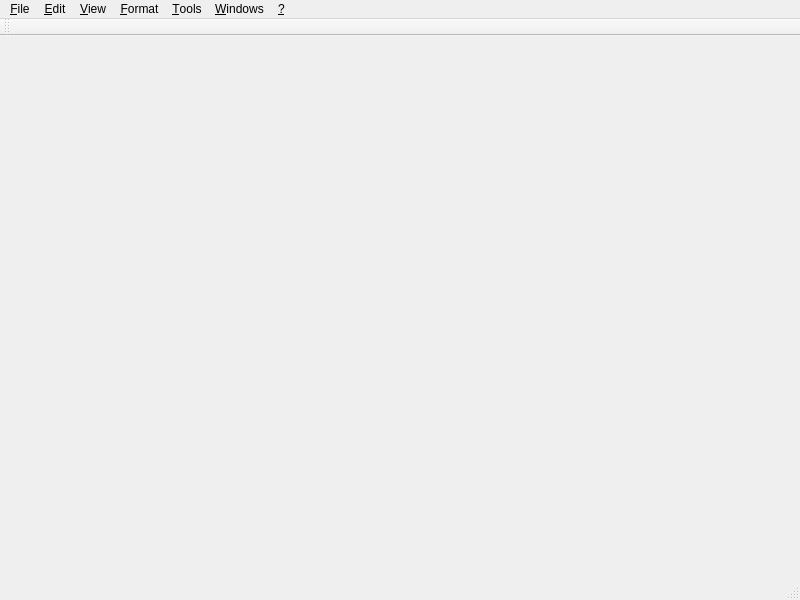
<?xml version="1.0" encoding="UTF-8"?>
<ui version="4.0">
 <class>FrameWorkspace</class>
 <widget class="QMainWindow" name="FrameWorkspace">
  <property name="geometry">
   <rect>
    <x>0</x>
    <y>0</y>
    <width>800</width>
    <height>600</height>
   </rect>
  </property>
  <property name="windowTitle">
   <string>[ScDrv]</string>
  </property>
  <widget class="FrameFile" name="viewMoleculeFile_"/>
  <widget class="QMenuBar" name="barMenu_">
   <property name="geometry">
    <rect>
     <x>0</x>
     <y>0</y>
     <width>800</width>
     <height>21</height>
    </rect>
   </property>
   <widget class="QMenu" name="menuFile_">
    <property name="title">
     <string>&amp;File</string>
    </property>
    <widget class="QMenu" name="menuRecent_">
     <property name="title">
      <string>R&amp;ecent..</string>
     </property>
     <addaction name="actionForget_"/>
     <addaction name="actionForgetAll_"/>
     <addaction name="separator"/>
    </widget>
    <widget class="QMenu" name="menuExport_">
     <property name="title">
      <string>&amp;Export..</string>
     </property>
     <addaction name="actionExportScene_"/>
     <addaction name="actionExportCoords_"/>
     <addaction name="separator"/>
    </widget>
    <addaction name="actionNew_"/>
    <addaction name="separator"/>
    <addaction name="actionOpen_"/>
    <addaction name="actionReload_"/>
    <addaction name="menuRecent_"/>
    <addaction name="separator"/>
    <addaction name="actionSave_"/>
    <addaction name="actionSaveAs_"/>
    <addaction name="menuExport_"/>
    <addaction name="separator"/>
    <addaction name="actionExit_"/>
   </widget>
   <widget class="QMenu" name="menuHelp_">
    <property name="title">
     <string>&amp;?</string>
    </property>
    <addaction name="actionAbout_"/>
    <addaction name="actionAboutQt_"/>
   </widget>
   <widget class="QMenu" name="menuEdit_">
    <property name="title">
     <string>&amp;Edit</string>
    </property>
    <addaction name="actionUndo_"/>
    <addaction name="actionRedo_"/>
    <addaction name="separator"/>
    <addaction name="actionCut_"/>
    <addaction name="actionCopy_"/>
    <addaction name="actionPaste_"/>
    <addaction name="separator"/>
    <addaction name="actionClear_"/>
    <addaction name="actionClearAll_"/>
   </widget>
   <widget class="QMenu" name="menuView_">
    <property name="title">
     <string>&amp;View</string>
    </property>
    <widget class="QMenu" name="menuMolecule_">
     <property name="title">
      <string>&amp;Molecule</string>
     </property>
     <addaction name="actionMolFast_"/>
     <addaction name="separator"/>
     <addaction name="actionMolStick_"/>
     <addaction name="actionMolBalls_"/>
     <addaction name="actionMolSpace_"/>
     <addaction name="separator"/>
     <addaction name="actionMolBonds_"/>
     <addaction name="actionLabelAtoms_"/>
     <addaction name="actionLabelBonds_"/>
    </widget>
    <widget class="QMenu" name="menuProject_">
     <property name="title">
      <string>Pro&amp;jection</string>
     </property>
     <addaction name="actionProjPerspective_"/>
     <addaction name="actionProjOrthogonal_"/>
    </widget>
    <addaction name="actionToggleLayout_"/>
    <addaction name="actionFullScreen_"/>
    <addaction name="separator"/>
    <addaction name="menuProject_"/>
    <addaction name="separator"/>
    <addaction name="menuMolecule_"/>
    <addaction name="separator"/>
    <addaction name="actionPrintNow_"/>
    <addaction name="actionPrintSetup_"/>
    <addaction name="actionImageExport_"/>
   </widget>
   <widget class="QMenu" name="menuTools_">
    <property name="title">
     <string>&amp;Tools</string>
    </property>
    <addaction name="actionSourceEdit_"/>
    <addaction name="actionSourceCast_"/>
    <addaction name="separator"/>
    <addaction name="actionBoxCenter_"/>
    <addaction name="separator"/>
    <addaction name="actionOptions_"/>
   </widget>
   <widget class="QMenu" name="menuWindows_">
    <property name="title">
     <string>&amp;Windows</string>
    </property>
   </widget>
   <widget class="QMenu" name="menuFormat_">
    <property name="title">
     <string>&amp;Format</string>
    </property>
    <addaction name="actionPageSetup_"/>
   </widget>
   <addaction name="menuFile_"/>
   <addaction name="menuEdit_"/>
   <addaction name="menuView_"/>
   <addaction name="menuFormat_"/>
   <addaction name="menuTools_"/>
   <addaction name="menuWindows_"/>
   <addaction name="menuHelp_"/>
  </widget>
  <widget class="QStatusBar" name="barStatus_"/>
  <widget class="QToolBar" name="barTools_">
   <property name="windowTitle">
    <string>toolBar</string>
   </property>
   <attribute name="toolBarArea">
    <enum>TopToolBarArea</enum>
   </attribute>
   <attribute name="toolBarBreak">
    <bool>false</bool>
   </attribute>
  </widget>
  <action name="actionNew_">
   <property name="enabled">
    <bool>true</bool>
   </property>
   <property name="text">
    <string>&amp;New..</string>
   </property>
  </action>
  <action name="actionOpen_">
   <property name="enabled">
    <bool>true</bool>
   </property>
   <property name="text">
    <string>&amp;Open..</string>
   </property>
  </action>
  <action name="actionPrint_">
   <property name="text">
    <string>Print</string>
   </property>
  </action>
  <action name="actionHelp_">
   <property name="text">
    <string>&amp;Help</string>
   </property>
  </action>
  <action name="actionSave_">
   <property name="text">
    <string>&amp;Save</string>
   </property>
  </action>
  <action name="actionExit_">
   <property name="text">
    <string>E&amp;xit</string>
   </property>
   <property name="menuRole">
    <enum>QAction::QuitRole</enum>
   </property>
  </action>
  <action name="actionAbout_">
   <property name="text">
    <string>&amp;About..</string>
   </property>
  </action>
  <action name="actionAboutQt_">
   <property name="text">
    <string>About &amp;Qt..</string>
   </property>
   <property name="menuRole">
    <enum>QAction::AboutQtRole</enum>
   </property>
  </action>
  <action name="actionUndo_">
   <property name="text">
    <string>&amp;Undo</string>
   </property>
  </action>
  <action name="actionRedo_">
   <property name="text">
    <string>&amp;Redo</string>
   </property>
  </action>
  <action name="actionCut_">
   <property name="text">
    <string>Cu&amp;t</string>
   </property>
  </action>
  <action name="actionCopy_">
   <property name="text">
    <string>&amp;Copy</string>
   </property>
  </action>
  <action name="actionPaste_">
   <property name="text">
    <string>&amp;Paste</string>
   </property>
  </action>
  <action name="actionClear_">
   <property name="text">
    <string>C&amp;lear</string>
   </property>
  </action>
  <action name="actionClearAll_">
   <property name="text">
    <string>Cle&amp;ar all</string>
   </property>
  </action>
  <action name="actionReload_">
   <property name="text">
    <string>&amp;Reload</string>
   </property>
  </action>
  <action name="actionForget_">
   <property name="text">
    <string>&amp;Forget</string>
   </property>
  </action>
  <action name="actionForgetAll_">
   <property name="text">
    <string>Forget all &amp;recent</string>
   </property>
  </action>
  <action name="actionFullScreen_">
   <property name="text">
    <string>&amp;Full screen</string>
   </property>
  </action>
  <action name="actionOptions_">
   <property name="text">
    <string>&amp;Options</string>
   </property>
  </action>
  <action name="actionBoxCenter_">
   <property name="text">
    <string>Bo&amp;x center</string>
   </property>
  </action>
  <action name="actionSaveAs_">
   <property name="text">
    <string>S&amp;ave as..</string>
   </property>
  </action>
  <action name="actionToggleLayout_">
   <property name="text">
    <string>Togg&amp;le layout</string>
   </property>
  </action>
  <action name="actionMolFast_">
   <property name="text">
    <string>Render &amp;fast</string>
   </property>
  </action>
  <action name="actionMolStick_">
   <property name="text">
    <string>&amp;Sticks</string>
   </property>
  </action>
  <action name="actionMolSpace_">
   <property name="text">
    <string>S&amp;pace fill</string>
   </property>
  </action>
  <action name="actionMolBalls_">
   <property name="text">
    <string>&amp;Ball-stick</string>
   </property>
  </action>
  <action name="actionMolBonds_">
   <property name="text">
    <string>Toggle bonds</string>
   </property>
   <property name="statusTip">
    <string>Toggle the bond display in the molecule</string>
   </property>
  </action>
  <action name="actionLabelAtoms_">
   <property name="text">
    <string>Atom labels</string>
   </property>
  </action>
  <action name="actionLabelBonds_">
   <property name="text">
    <string>Bond labels</string>
   </property>
  </action>
  <action name="actionSourceEdit_">
   <property name="text">
    <string>&amp;Edit source..</string>
   </property>
  </action>
  <action name="actionSourceCast_">
   <property name="text">
    <string>&amp;Interpret..</string>
   </property>
  </action>
  <action name="actionPrintNow_">
   <property name="text">
    <string>&amp;Print..</string>
   </property>
  </action>
  <action name="actionPrintSetup_">
   <property name="text">
    <string>Print &amp;setup..</string>
   </property>
  </action>
  <action name="actionImageExport_">
   <property name="text">
    <string>E&amp;xport..</string>
   </property>
  </action>
  <action name="actionPageSetup_">
   <property name="text">
    <string>&amp;Page..</string>
   </property>
  </action>
  <action name="actionExportScene_">
   <property name="text">
    <string>&amp;Scene..</string>
   </property>
  </action>
  <action name="actionExportCoords_">
   <property name="text">
    <string>&amp;Coordnates..</string>
   </property>
  </action>
  <action name="actionProjPerspective_">
   <property name="text">
    <string>&amp;Perspective</string>
   </property>
  </action>
  <action name="actionProjOrthogonal_">
   <property name="text">
    <string>Orthogonal</string>
   </property>
  </action>
 </widget>
 <customwidgets>
  <customwidget>
   <class>FrameFile</class>
   <extends>QTabWidget</extends>
   <header>FrameFile.h</header>
   <container>1</container>
  </customwidget>
 </customwidgets>
 <resources/>
 <connections/>
</ui>
